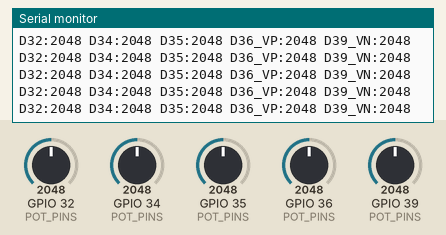
A sketch run on a simulated ESP32. Parts: the last lines printed to the serial monitor. Inputs (shaded band) come from the test bench; at power-on: GPIO 32 (POT_PINS) = 2048, GPIO 34 (POT_PINS) = 2048, GPIO 35 (POT_PINS) = 2048, GPIO 36 (POT_PINS) = 2048, GPIO 39 (POT_PINS) = 2048 (analog values on the 0–4095 scale).

Above: at 1.2 s.
1.3 s: GPIO 32 (POT_PINS) set to 2866
At 1.37 s:
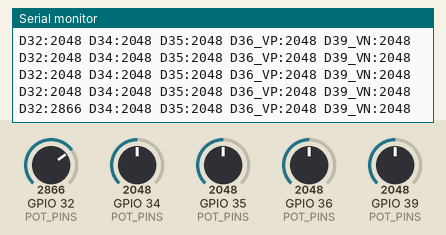
4.3 s: GPIO 34 (POT_PINS) set to 2866
At 4.3 s:
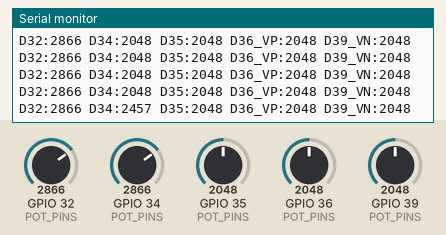
5.8 s: GPIO 35 (POT_PINS) set to 2866
At 5.87 s:
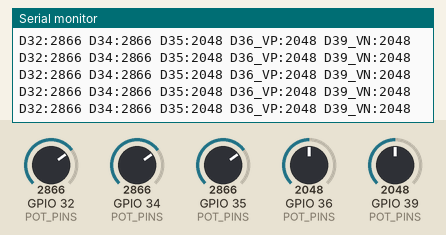
7.3 s: GPIO 36 (POT_PINS) set to 2866
At 7.34 s:
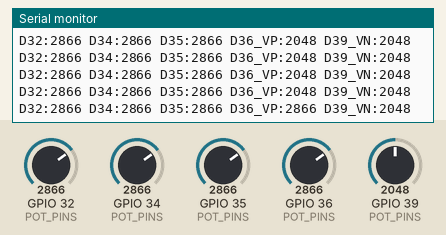
8.8 s: GPIO 39 (POT_PINS) set to 2866
At 8.81 s:
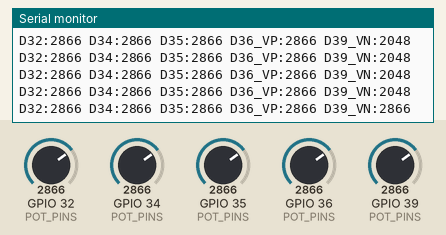
10.3 s: GPIO 32 (POT_PINS) set to 3972
At 10.38 s:
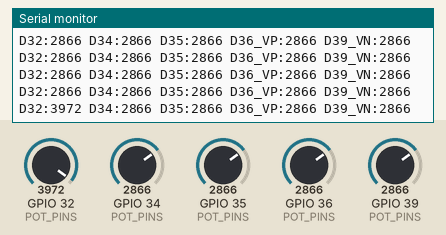
Timing chart, 0 to 12.8 s (numbered marks = the images above; inputs shaded):
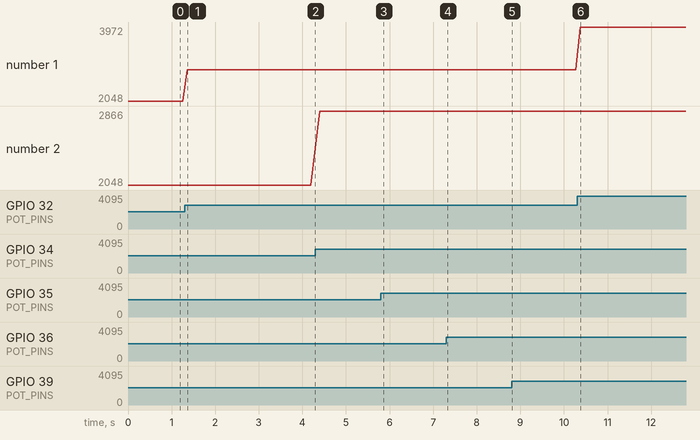

Measured:
- after the input at 1.3 s, the serial monitor: prints a new line after 0.06 s (image 1)
- after the input at 7.3 s, the serial monitor: prints a new line at once (image 4)
- after the input at 8.8 s, the serial monitor: prints a new line at once (image 5)
- after the input at 10.3 s, the serial monitor: prints a new line after 0.08 s (image 6)
- plotted number 1: 2048 → 2866 after the input at 1.3 s, 2866 → 3972 after the input at 10.3 s
- plotted number 2: 2048 → 2457 after the input at 1.3 s

The sketch:

pot_test.ino
```cpp
const int POT_PINS[] = {32, 34, 35, 36, 39};
const char* POT_NAMES[] = {"D32", "D34", "D35", "D36_VP", "D39_VN"};
const int NUM_POTS = sizeof(POT_PINS) / sizeof(POT_PINS[0]);

const int SAMPLES = 8;                // averages several reads to cut noise
const unsigned long PRINT_MS = 100;   // print 10 times per second

int readSmoothed(int pin) {
  long total = 0;
  for (int i = 0; i < SAMPLES; i++) {
    total += analogRead(pin);
  }
  return total / SAMPLES;
}

void setup() {
  Serial.begin(115200);
  while (!Serial);

  analogReadResolution(12);  // values from 0 to 4095

  Serial.println("ESP32 Potentiometer Test Started: turn each pot and watch its value change...");
}

void loop() {
  for (int i = 0; i < NUM_POTS; i++) {
    int value = readSmoothed(POT_PINS[i]);
    Serial.print(POT_NAMES[i]);
    Serial.print(":");
    Serial.print(value);
    if (i < NUM_POTS - 1) {
      Serial.print(" ");
    }
  }
  Serial.println();

  delay(PRINT_MS);
}
```
